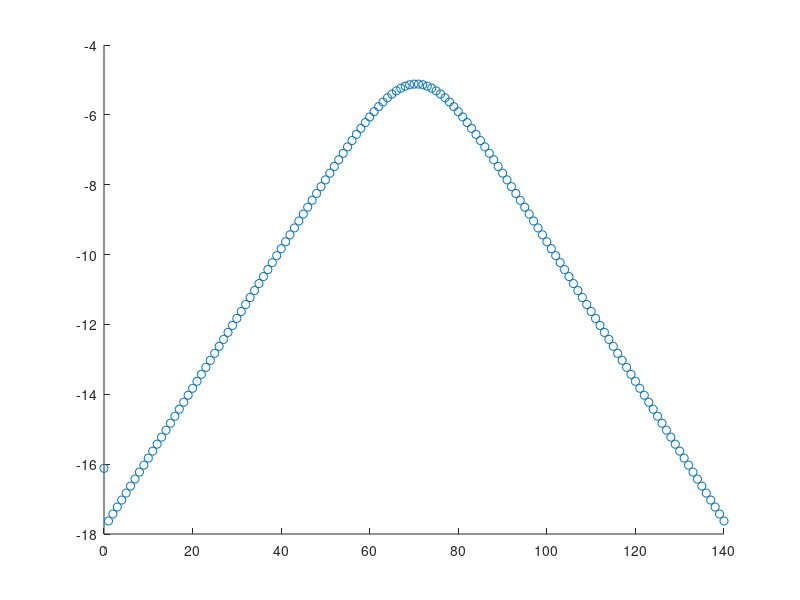

Here is the MATLAB script that generated this plot:
clc
clear all
Dm=.120; %cavity depth in meter (range of D is from 8mm to 20mm)
L_D = 5; %L/D ratio [3,6]
D =Dm*10^3; %cavity depth in mm
L = L_D*D;
s = 10^-7;
dMin = 10^-7;
dMaxFactor = 20;


%% for length between 2 point, you need to calculate it, here Dm is example
%% setting parametes
%len = Dm;
%dMax = len/dMaxFactor;
%
%k1 = -len/2*log(e)/log(dMin/len);
%k2 = len/4/k1/dMax;
%n = k2*len
%n = floor(n+1) % refinement of n to integer
%k2 = n/len; % refinement of k2 for new n
%k1 = len/4/k2/dMax; % refinement of k1 for new n
%
%% applying function; this beautiful function is called sigmoid function
%x = 0:n;
%y = len./(1+exp(-1/k1*(x./k2-len/2)))  % sigmoid function
%y(2:end)-y(1:end-1)

%alternate shortcut approach, only neccesay formulas
len = Dm;
dMax = len/dMaxFactor; % never used; dMaxFactor is only required
n1 = dMaxFactor/2*log(len/dMin)/log(e)
n1 = floor(n1+1)
x1 = 0:n1;
y1 = len./(1+exp(-4/dMaxFactor*(x1-n1/2)));

y1(2:end)-y1(1:end-1);


%plot
%scatter(x1,y1)
scatter([0:n1],log(y1(1:end)-[0,y1(1:end-1)]))